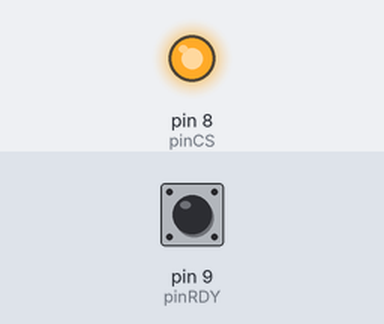
A sketch run on a simulated Arduino Uno, built with avr-gcc and run on an emulated ATmega328P. Parts: output pins drawn as LEDs (lit = HIGH). Inputs (shaded band) come from the test bench; at power-on: pin 9 (pinRDY) HIGH. Pins used as bus, display or sensor lines are not drawn; what the sketch prints to the serial monitor is not drawn.

Above: at 0.2 s.
Timing chart, 0 to 1.7 s (numbered marks = the images above):
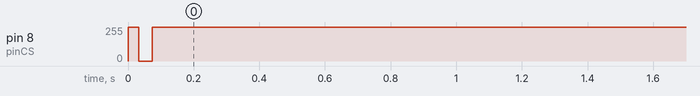

The sketch:

sketch_mar2a.ino
```cpp
#include <SPI.h>

// Command definitions (using working commands)
#define POT_CMD_NOP         0x00u  // No Operation
#define POT_CMD_WRITE       0x01u  // Write to RDAC register
#define POT_CMD_READ        0x02u  // Read from RDAC register
#define POT_CMD_SW_RESET    0x03u  // Software reset command
#define POT_CMD_WR_CTRL     0x06u  // Write to Control Register (working command)
#define POT_CMD_RD_CTRL     0x05u  // Read from Control Register

// Control bit to allow wiper writes (bit C1; 0x1 << 1 = 2)
#define POT_CTRL_WIPER_ALLOW_WRITE  (0x1 << 1)

// Bit positions and masks
#define POT_CMD_Pos         10     // Command is in bits [15:10]
#define POT_DATA_Msk        0x03FFu  // Data mask (10 bits)

// Helper function to build a 16-bit command word.
uint16_t combine(uint8_t cmd, uint16_t data) {
  return ((uint16_t)cmd << POT_CMD_Pos) | (data & POT_DATA_Msk);
}

// Pin configuration:
const uint8_t pinCS    = 8;   // Connect to AD5293 SYNC (!CS)
const uint8_t pinRDY   = 9;   // Connect to AD5293 RDY (optional)
const uint8_t pinRESET = 10;  // Connect to AD5293 RESET

// Function to perform a hardware reset.
// A low-to-high transition on RESET loads midscale.
void hardwareReset() {
  Serial.println("Performing hardware reset...");
  digitalWrite(pinRESET, LOW);
  delay(10);
  digitalWrite(pinRESET, HIGH);
  delay(10);
  Serial.println("Hardware reset complete.");
}

// Function to perform a software reset via SPI.
void softwareReset() {
  Serial.println("Performing software reset (Command 3)...");
  SPI.beginTransaction(SPISettings(500000, MSBFIRST, SPI_MODE1));
  digitalWrite(pinCS, LOW);
  SPI.transfer16(combine(POT_CMD_SW_RESET, 0x000));
  digitalWrite(pinCS, HIGH);
  SPI.endTransaction();
  delay(10);
  Serial.println("Software reset complete.");
}

// Read back the current wiper setting from the AD5293.
uint16_t readWiper() {
  uint16_t resp;
  SPI.beginTransaction(SPISettings(500000, MSBFIRST, SPI_MODE1));
  digitalWrite(pinCS, LOW);
  resp = SPI.transfer16(combine(POT_CMD_READ, 0x000));
  digitalWrite(pinCS, HIGH);
  delay(1);
  digitalWrite(pinCS, LOW);
  resp = SPI.transfer16(combine(POT_CMD_NOP, 0x000));
  digitalWrite(pinCS, HIGH);
  SPI.endTransaction();
  return (resp & POT_DATA_Msk);
}

// Read back the control register from the AD5293.
uint16_t readControlRegister() {
  uint16_t resp;
  SPI.beginTransaction(SPISettings(500000, MSBFIRST, SPI_MODE1));
  digitalWrite(pinCS, LOW);
  resp = SPI.transfer16(combine(POT_CMD_RD_CTRL, 0x000));
  digitalWrite(pinCS, HIGH);
  delay(1);
  digitalWrite(pinCS, LOW);
  resp = SPI.transfer16(combine(POT_CMD_NOP, 0x000));
  digitalWrite(pinCS, HIGH);
  SPI.endTransaction();
  return (resp & POT_DATA_Msk);
}

// Write a given value to the RDAC register.
void writeWiper(uint16_t value) {
  SPI.beginTransaction(SPISettings(500000, MSBFIRST, SPI_MODE1));
  digitalWrite(pinCS, LOW);
  SPI.transfer16(combine(POT_CMD_WRITE, value));
  digitalWrite(pinCS, HIGH);
  SPI.endTransaction();
}

// Write to the control register.
void writeControlRegister(uint16_t value) {
  SPI.beginTransaction(SPISettings(500000, MSBFIRST, SPI_MODE1));
  digitalWrite(pinCS, LOW);
  SPI.transfer16(combine(POT_CMD_WR_CTRL, value));
  digitalWrite(pinCS, HIGH);
  SPI.endTransaction();
}

void setup() {
  Serial.begin(115200);
  while (!Serial); // Wait for Serial Monitor

  // Initialize SPI and control pins.
  SPI.begin();
  pinMode(pinCS, OUTPUT);
  digitalWrite(pinCS, HIGH);
  pinMode(pinRESET, OUTPUT);
  digitalWrite(pinRESET, HIGH);
  pinMode(pinRDY, INPUT_PULLUP);

  Serial.println("Starting AD5293 SPI control demo");
  Serial.print("Initial RDY pin state: ");
  Serial.println(digitalRead(pinRDY));

  // Perform hardware and software resets.
  hardwareReset();
  softwareReset();

  // Enable wiper writes by clearing write-protect.
  Serial.println("Enabling wiper writes...");
  writeControlRegister(POT_CTRL_WIPER_ALLOW_WRITE);
  delay(10);

  uint16_t ctrl = readControlRegister();
  Serial.print("Control Register after write: 0x");
  Serial.println(ctrl, HEX);

  // Set initial wiper value to 512.
  Serial.println("Setting initial wiper value to 1...");
  writeWiper(1);
  delay(10);
  uint16_t wiperVal = readWiper();
  Serial.print("Read back wiper value: ");
  Serial.println(wiperVal);

  delay(5000);

  Serial.println("Setting initial wiper value to 300...");
  writeWiper(300);
  delay(10);
  wiperVal = readWiper();
  Serial.print("Read back wiper value: ");
  Serial.println(wiperVal);

  delay(5000);

  Serial.println("Setting initial wiper value to 1000...");
  writeWiper(1000);
  delay(10);
  wiperVal = readWiper();
  Serial.print("Read back wiper value: ");
  Serial.println(wiperVal);

  Serial.println("Enter a new wiper value (0-1023):");
}

void loop() {

}
```
